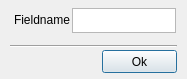
<?xml version="1.0" encoding="UTF-8"?>
<ui version="4.0">
 <class>dlgFieldNameAppend</class>
 <widget class="QDialog" name="dlgFieldNameAppend">
  <property name="geometry">
   <rect>
    <x>0</x>
    <y>0</y>
    <width>187</width>
    <height>79</height>
   </rect>
  </property>
  <property name="windowTitle">
   <string>Append field</string>
  </property>
  <widget class="Line" name="line">
   <property name="geometry">
    <rect>
     <x>10</x>
     <y>38</y>
     <width>167</width>
     <height>16</height>
    </rect>
   </property>
   <property name="orientation">
    <enum>Qt::Horizontal</enum>
   </property>
  </widget>
  <widget class="QLabel" name="label">
   <property name="geometry">
    <rect>
     <x>14</x>
     <y>12</y>
     <width>63</width>
     <height>16</height>
    </rect>
   </property>
   <property name="text">
    <string>Fieldname</string>
   </property>
  </widget>
  <widget class="QTextEdit" name="etFieldName">
   <property name="geometry">
    <rect>
     <x>72</x>
     <y>8</y>
     <width>104</width>
     <height>25</height>
    </rect>
   </property>
  </widget>
  <widget class="QPushButton" name="btOk">
   <property name="geometry">
    <rect>
     <x>102</x>
     <y>50</y>
     <width>75</width>
     <height>23</height>
    </rect>
   </property>
   <property name="text">
    <string>Ok</string>
   </property>
  </widget>
 </widget>
 <resources/>
 <connections/>
</ui>
